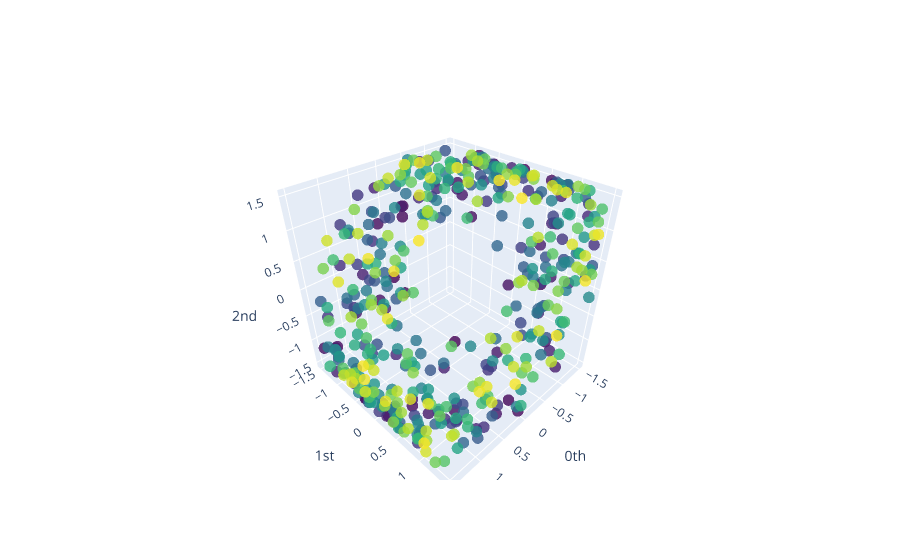

The notebook cell saved with this chart:
### Code cell
plot_point_cloud(basic_point_cloud).show()

### Figure 1 — Plotly figure (JSON) as saved in the notebook; plotly's stock layout.template omitted (floating-point values rounded to 4 significant figures; data arrays with more than 128 entries replaced by an {"elided": "..."} marker saying what was removed)
{"data": [{"marker": {"color": {"elided": "484 int values"}, "colorscale": [[0, "#440154"], [0.1111, "#482878"], [0.2222, "#3e4989"], [0.3333, "#31688e"], [0.4444, "#26828e"], [0.5556, "#1f9e89"], [0.6667, "#35b779"], [0.7778, "#6ece58"], [0.8889, "#b5de2b"], [1, "#fde725"]], "opacity": 0.8, "size": 4}, "mode": "markers", "type": "scatter3d", "x": {"elided": "484 float values"}, "y": {"elided": "484 float values"}, "z": {"elided": "484 float values"}}], "layout": {"scene": {"xaxis": {"exponentformat": "e", "showexponent": "all", "title": {"text": "0th"}, "type": "linear"}, "yaxis": {"exponentformat": "e", "showexponent": "all", "title": {"text": "1st"}, "type": "linear"}, "zaxis": {"exponentformat": "e", "showexponent": "all", "title": {"text": "2nd"}, "type": "linear"}}}}
